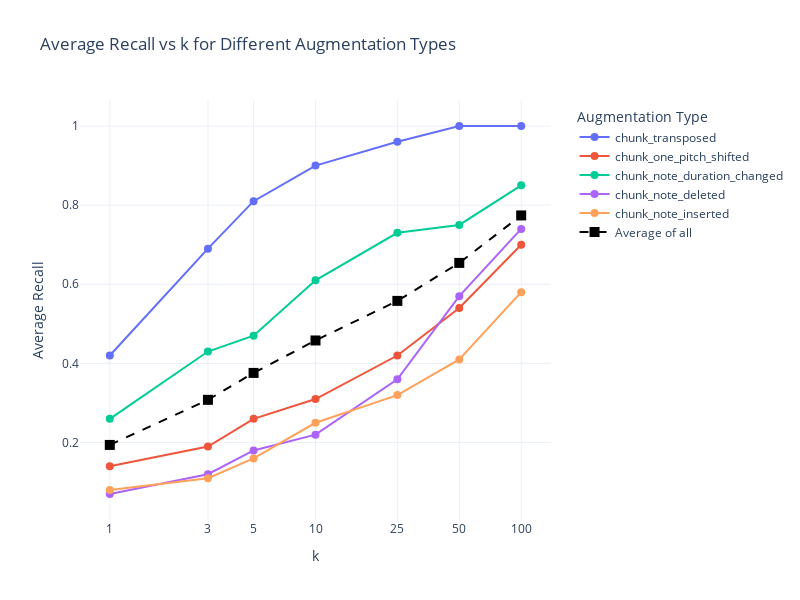

Notebook code for this chart:
### Code cell
import plotly.graph_objects as go
import plotly.express as px
import numpy as np
import matplotlib.pyplot as plt  # Only needed if you're using other matplotlib features

def visualize_avg_recall(results, k_list=[1, 3, 5, 10, 25, 50, 100]):
    """
    Create a line plot to visualize the average recall for different augmentation types using Plotly.
    
    Args:
        results: The output dictionary from evaluate_top_k function for a single model
        k_list: List of k values used in the evaluation
    """
    aug_types = list(results.keys())
    
    # Generate distinct colors for each augmentation type
    colors = px.colors.qualitative.Plotly[:len(aug_types)]
    
    fig = go.Figure()
    
    all_avg_recalls = []
    
    for aug_type, color in zip(aug_types, colors):
        avg_recalls = [results[aug_type][k]['avg_recall'] for k in k_list]
        fig.add_trace(go.Scatter(
            x=k_list,
            y=avg_recalls,
            mode='lines+markers',
            name=aug_type,
            line=dict(color=color, width=2),
            marker=dict(size=8)
        ))
        all_avg_recalls.append(avg_recalls)
    
    # Calculate and plot the average of all augmentations
    avg_of_avgs = np.mean(all_avg_recalls, axis=0)
    fig.add_trace(go.Scatter(
        x=k_list,
        y=avg_of_avgs,
        mode='lines+markers',
        name='Average of all',
        line=dict(color='black', width=2, dash='dash'),
        marker=dict(symbol='square', size=10)
    ))
    
    # Update layout for aesthetics
    fig.update_layout(
        title='Average Recall vs k for Different Augmentation Types',
        xaxis_title='k',
        yaxis_title='Average Recall',
        xaxis_type='log',
        xaxis=dict(
            tickmode='array',
            tickvals=k_list,
            ticktext=[str(k) for k in k_list]
        ),
        legend=dict(
            title='Augmentation Type',
            yanchor="top",
            y=0.99,
            xanchor="left",
            x=1.05
        ),
        hovermode='x unified',
        template='plotly_white',
        width=800,
        height=600
    )
    
    # Save the plot as a static image file
    # fig.write_image("avg_recall_results.png", scale=2)  # scale can be adjusted for resolution
    fig.show()
    
# Usage
k_list = [1, 3, 5, 10, 25, 50, 100]
model_name = list(results.keys())[0]  # Assuming there's only one model in results
print(model_name)
visualize_avg_recall(results[model_name], k_list)

### Figure 1 — Plotly figure (JSON) as saved in the notebook; plotly's stock layout.template omitted (floating-point values rounded to 4 significant figures)
{"data": [{"line": {"color": "#636EFA", "width": 2}, "marker": {"size": 8}, "mode": "lines+markers", "name": "chunk_transposed", "type": "scatter", "x": [1, 3, 5, 10, 25, 50, 100], "y": [0.42, 0.69, 0.81, 0.9, 0.96, 1, 1]}, {"line": {"color": "#EF553B", "width": 2}, "marker": {"size": 8}, "mode": "lines+markers", "name": "chunk_one_pitch_shifted", "type": "scatter", "x": [1, 3, 5, 10, 25, 50, 100], "y": [0.14, 0.19, 0.26, 0.31, 0.42, 0.54, 0.7]}, {"line": {"color": "#00CC96", "width": 2}, "marker": {"size": 8}, "mode": "lines+markers", "name": "chunk_note_duration_changed", "type": "scatter", "x": [1, 3, 5, 10, 25, 50, 100], "y": [0.26, 0.43, 0.47, 0.61, 0.73, 0.75, 0.85]}, {"line": {"color": "#AB63FA", "width": 2}, "marker": {"size": 8}, "mode": "lines+markers", "name": "chunk_note_deleted", "type": "scatter", "x": [1, 3, 5, 10, 25, 50, 100], "y": [0.07, 0.12, 0.18, 0.22, 0.36, 0.57, 0.74]}, {"line": {"color": "#FFA15A", "width": 2}, "marker": {"size": 8}, "mode": "lines+markers", "name": "chunk_note_inserted", "type": "scatter", "x": [1, 3, 5, 10, 25, 50, 100], "y": [0.08, 0.11, 0.16, 0.25, 0.32, 0.41, 0.58]}, {"line": {"color": "black", "dash": "dash", "width": 2}, "marker": {"size": 10, "symbol": "square"}, "mode": "lines+markers", "name": "Average of all", "type": "scatter", "x": [1, 3, 5, 10, 25, 50, 100], "y": [0.194, 0.308, 0.376, 0.458, 0.558, 0.654, 0.774]}], "layout": {"height": 600, "hovermode": "x unified", "legend": {"title": {"text": "Augmentation Type"}, "x": 1.05, "xanchor": "left", "y": 0.99, "yanchor": "top"}, "title": {"text": "Average Recall vs k for Different Augmentation Types"}, "width": 800, "xaxis": {"tickmode": "array", "ticktext": ["1", "3", "5", "10", "25", "50", "100"], "tickvals": [1, 3, 5, 10, 25, 50, 100], "title": {"text": "k"}, "type": "log"}, "yaxis": {"title": {"text": "Average Recall"}}}}
